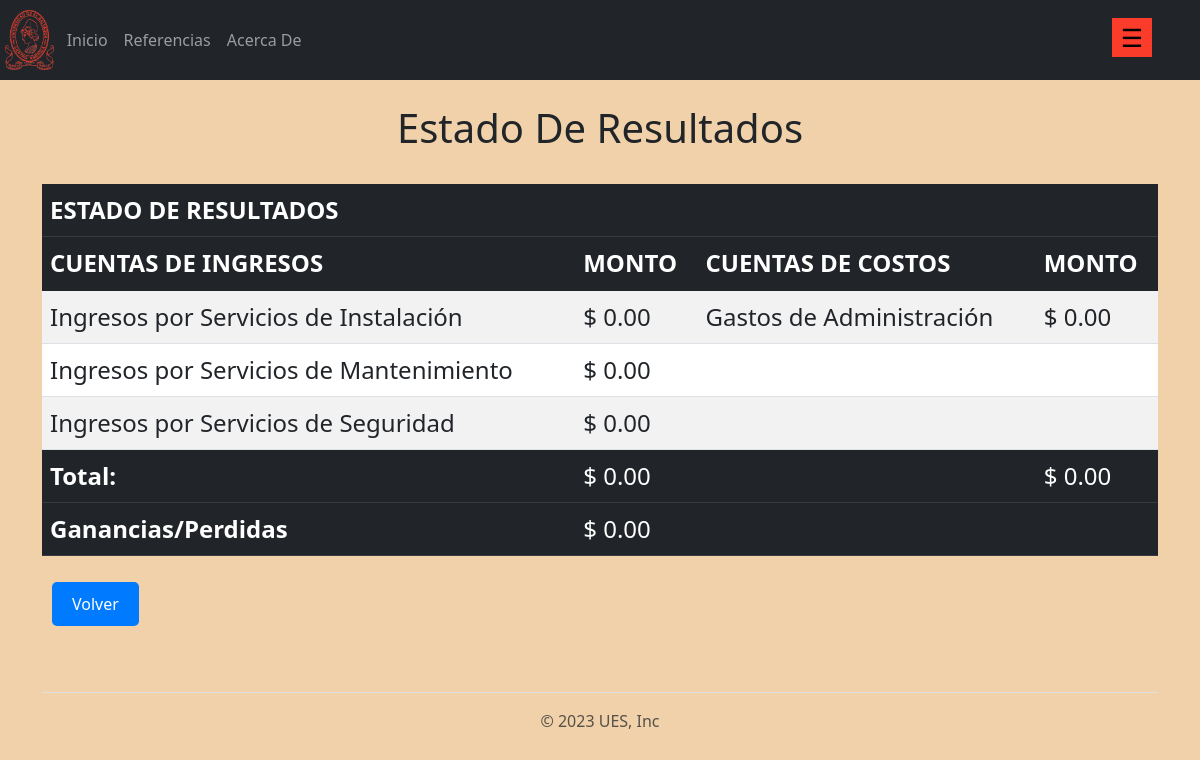
/reporte/resultados, run on an earlier commit of the app's database.
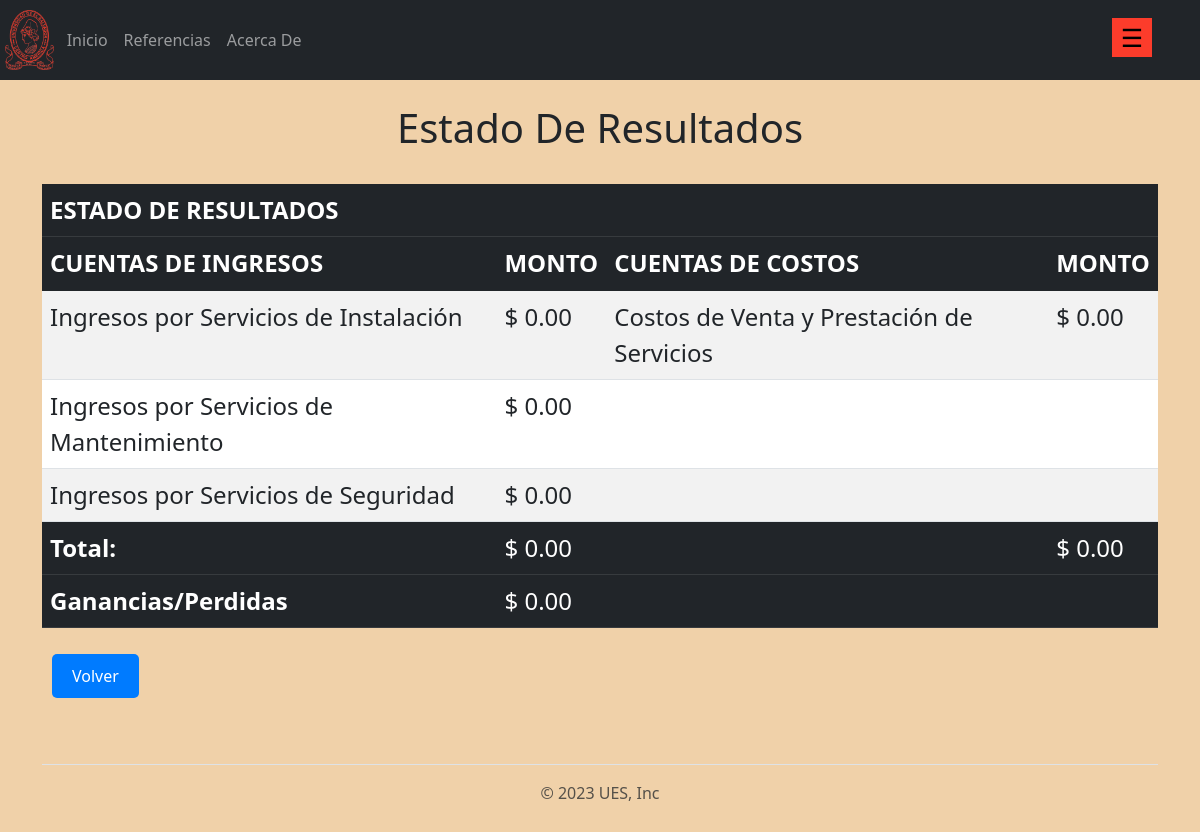
And on a later commit of the database.
### aplicaciones/cuenta/models.py (models this page shows, shortened)
class cuenta(models.Model):
    codigo = models.CharField(max_length=10)
    nombre = models.CharField(max_length=50)
    monto = models.DecimalField(max_digits=10, decimal_places=2)
    categoria = models.CharField(max_length=5, choices=[("Debe", "Debe"), ("Haber", "Haber")], default="")

### aplicaciones/reporte/views.py (the view)
# urls.py: path('reporte/resultados', views.resultados, name = 'resultados'),
def resultados(request):
    costos = cuenta.objects.get(codigo = 4101)
    instalacion = cuenta.objects.get(codigo = 5101)
    mantenimiento = cuenta.objects.get(codigo = 5201)
    seguridad = cuenta.objects.get(codigo = 5301)
    total_ingreso = instalacion.monto + mantenimiento.monto + seguridad.monto
    perdida_ganancia = cuenta.objects.get(codigo = 3102)
    perdida_ganancia.monto = total_ingreso - costos.monto
    return render(request, 'reporte/resultados.html',{
        'costos':costos,
        'instalacion':instalacion,
        'mantenimiento':mantenimiento,
        'seguridad':seguridad,
        'total_ingreso':total_ingreso,
        'perdida_ganancia':perdida_ganancia,
    })

### templates/reporte/resultados.html (shortened to what this page needs)
{% extends 'layout/base.html' %}
{% load static %}
{% block content %}
    <br><h1>Estado De Resultados</h1><br>
    <table class="table table-striped" style="font-size: x-large;">
        <thead class="table-dark">
            <tr>
                <th>ESTADO DE RESULTADOS</th>
                <th></th>
                <th></th>
                <th></th>
            </tr>
            <tr>
                <th>CUENTAS DE INGRESOS</th>
                <th>MONTO</th>
                <th>CUENTAS DE COSTOS</th>
                <th>MONTO</th>
            </tr>
        </thead>
        <tbody class="table-group-divider">
            <tr>
                <td>{{instalacion.nombre}}</td>
                <td>$ {{instalacion.monto}}</td>
                <td>{{costos.nombre}}</td>
                <td>$ {{costos.monto}}</td>
            </tr>
            <tr>
                <td>{{mantenimiento.nombre}}</td>
                <td>$ {{mantenimiento.monto}}</td>
                <td></td>
                <td></td>
            </tr>
            <tr>
                <td>{{seguridad.nombre}}</td>
                <td>$ {{seguridad.monto}}</td>
                <td></td>
                <td></td>
            </tr>
        </tbody>
        <tfoot class ="table-dark">
            <tr>
                <td><b>Total:</b></td>
                <td>$ {{ total_ingreso }}</td>
                <td></td>
                <td>$ {{ costos.monto }}</td>
            </tr>
            <tr>
                <td><b>Ganancias/Perdidas</b></td>
                <td>$ {{ perdida_ganancia.monto }}</td>
                <td></td>
                <td></td>
            </tr>
        </tfoot>
    </table>
<a class= "btn" href = "{% url 'reporte' %}"> Volver</a>
{% endblock content %}

What changed in the data, as far as the page shows it:
no longer on this page (row edited): cuenta: nombre "Gastos de Administración", monto "0.00"
added cuenta: nombre "Costos de Venta y Prestación de Servicios", monto "0.00"
